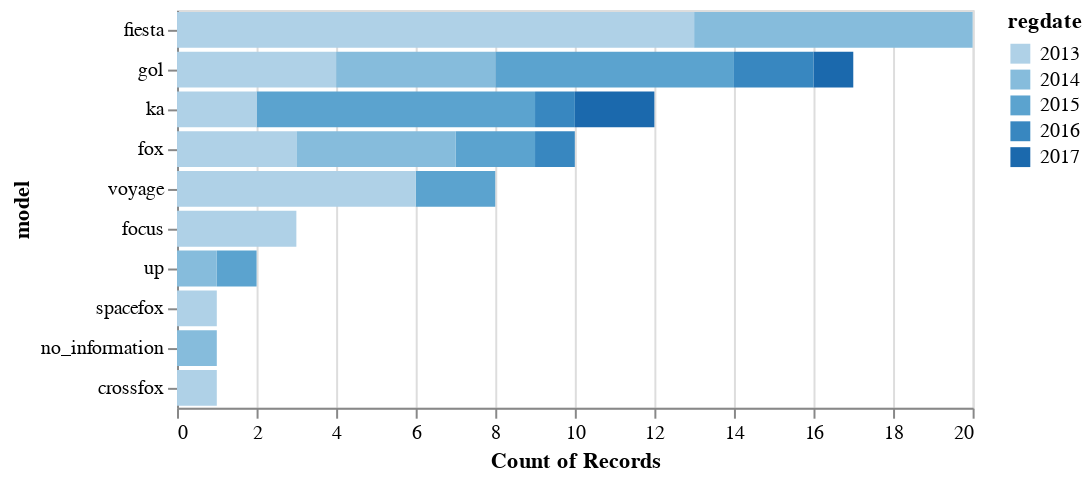

Notebook cell for this chart:
### Code cell
model_regdate_count(df)

### Figure 1 — Vega-Lite specification as saved in the notebook (floating-point values rounded to 4 significant figures)
{"config": {"view": {"continuousWidth": 400, "continuousHeight": 300}}, "data": {"name": "data-31d66b30673757fd7707bbc3981cf8e4"}, "mark": "bar", "encoding": {"color": {"type": "ordinal", "field": "regdate"}, "tooltip": [{"type": "quantitative", "field": "regdate"}, {"type": "quantitative", "aggregate": "count"}], "x": {"type": "quantitative", "aggregate": "count"}, "y": {"type": "nominal", "field": "model", "sort": {"encoding": "x", "order": "descending"}}}, "selection": {"selector001": {"type": "interval", "bind": "scales", "encodings": ["x", "y"]}}, "$schema": "https://vega.github.io/schema/vega-lite/v4.8.1.json", "datasets": {"data-31d66b30673757fd7707bbc3981cf8e4": [{"brand": "ford", "model": "fiesta", "version": "fiesta sedan se 1.6 8v flex 4p", "gearbox": "manual", "cartype": "passeio", "regdate": 2013, "mileage": 100, "motorpower": "1.6", "fuel": "flex", "car_steering": "hidráulica", "carcolor": "branco", "doors": "4 portas", "financial": "no_information", "vidro elétrico": 1.0, "air bag": 0.0, "trava elétrica": 1.0, "ar condicionado": 1.0, "direção hidráulica": 1.0, "alarme": 1.0, "som": 0.0, "sensor de ré": 0.0}, {"brand": "ford", "model": "ka", "version": "ka 1.0 se se plus tivct flex 5p", "gearbox": "manual", "cartype": "passeio", "regdate": 2015, "mileage": 58000, "motorpower": "1.0", "fuel": "flex", "car_steering": "elétrica", "carcolor": "prata", "doors": "4 portas", "financial": "ipva pago", "vidro elétrico": 1.0, "air bag": 1.0, "trava elétrica": 1.0, "ar condicionado": 1.0, "direção hidráulica": 0.0, "alarme": 1.0, "som": 1.0, "sensor de ré": 0.0}, {"brand": "ford", "model": "fiesta", "version": "fiesta 1.6 8v flex class 1.6 8v flex 5p", "gearbox": "manual", "cartype": "hatch", "regdate": 2013, "mileage": 70000, "motorpower": "1.6", "fuel": "flex", "car_steering": "hidráulica", "carcolor": "prata", "doors": "4 portas", "financial": "ipva pago", "vidro elétrico": 1.0, "air bag": 1.0, "trava elétrica": 1.0, "ar condicionado": 1.0, "direção hidráulica": 1.0, "alarme": 1.0, "som": 1.0, "sensor de ré": 0.0}, {"brand": "ford", "model": "fiesta", "version": "fiesta sed. 1.6 8v flex 4p", "gearbox": "no_information", "cartype": "sedã", "regdate": 2013, "mileage": 60719, "motorpower": "1.6", "fuel": "flex", "car_steering": "hidráulica", "carcolor": "prata", "doors": "4 portas", "financial": "ipva pago", "vidro elétrico": 1.0, "air bag": 0.0, "trava elétrica": 1.0, "ar condicionado": 1.0, "direção hidráulica": 1.0, "alarme": 1.0, "som": 0.0, "sensor de ré": 0.0}, {"brand": "ford", "model": "ka", "version": "ka 1.0i 3p", "gearbox": "manual", "cartype": "no_information", "regdate": 2015, "mileage": 57000, "motorpower": "1.0", "fuel": "flex", "car_steering": "elétrica", "carcolor": "preto", "doors": "4 portas", "financial": "ipva pago", "vidro elétrico": 1.0, "air bag": 1.0, "trava elétrica": 1.0, "ar condicionado": 1.0, "direção hidráulica": 1.0, "alarme": 1.0, "som": 1.0, "sensor de ré": 0.0}, {"brand": "ford", "model": "ka", "version": "ka 1.0 tecno 8v flex 3p", "gearbox": "manual", "cartype": "hatch", "regdate": 2015, "mileage": 85000, "motorpower": "1.0", "fuel": "flex", "car_steering": "elétrica", "carcolor": "branco", "doors": "4 portas", "financial": "no_information", "vidro elétrico": 1.0, "air bag": 1.0, "trava elétrica": 1.0, "ar condicionado": 1.0, "direção hidráulica": 1.0, "alarme": 1.0, "som": 1.0, "sensor de ré": 1.0}, {"brand": "ford", "model": "fiesta", "version": "fiesta 1.0 8v flex class 1.0 8v flex 5p", "gearbox": "manual", "cartype": "hatch", "regdate": 2013, "mileage": 70000, "motorpower": "1.0", "fuel": "flex", "car_steering": "hidráulica", "carcolor": "prata", "doors": "4 portas", "financial": "ipva pago", "vidro elétrico": 1.0, "air bag": 0.0, "trava elétrica": 1.0, "ar condicionado": 1.0, "direção hidráulica": 1.0, "alarme": 1.0, "som": 1.0, "sensor de ré": 0.0}, {"brand": "ford", "model": "focus", "version": "focus 1.6 s se se plus flex 8v 16v  5p", "gearbox": "manual", "cartype": "no_information", "regdate": 2013, "mileage": 62000, "motorpower": "1.6", "fuel": "flex", "car_steering": "hidráulica", "carcolor": "verde", "doors": "no_information", "financial": "no_information", "vidro elétrico": 1.0, "air bag": 1.0, "trava elétrica": 1.0, "ar condicionado": 1.0, "direção hidráulica": 1.0, "alarme": 1.0, "som": 1.0, "sensor de ré": 0.0}, {"brand": "ford", "model": "fiesta", "version": "fiesta sed. 1.6 8v flex 4p", "gearbox": "manual", "cartype": "sedã", "regdate": 2014, "mileage": 78000, "motorpower": "1.6", "fuel": "flex", "car_steering": "hidráulica", "carcolor": "prata", "doors": "4 portas", "financial": "ipva pago", "vidro elétrico": 1.0, "air bag": 0.0, "trava elétrica": 1.0, "ar condicionado": 1.0, "direção hidráulica": 1.0, "alarme": 1.0, "som": 1.0, "sensor de ré": 1.0}, {"brand": "ford", "model": "focus", "version": "focus 2.0 16v  2.0 16v flex 5p", "gearbox": "automático", "cartype": "hatch", "regdate": 2013, "mileage": 85000, "motorpower": "2.0-2.9", "fuel": "flex", "car_steering": "hidráulica", "carcolor": "branco", "doors": "4 portas", "financial": "no_information", "vidro elétrico": 1.0, "air bag": 1.0, "trava elétrica": 1.0, "ar condicionado": 1.0, "direção hidráulica": 1.0, "alarme": 1.0, "som": 1.0, "sensor de ré": 1.0}, {"brand": "ford", "model": "fiesta", "version": "no_information", "gearbox": "manual", "cartype": "passeio", "regdate": 2014, "mileage": 66090, "motorpower": "1.0", "fuel": "flex", "car_steering": "hidráulica", "carcolor": "vermelho", "doors": "4 portas", "financial": "no_information", "vidro elétrico": 1.0, "air bag": 1.0, "trava elétrica": 1.0, "ar condicionado": 1.0, "direção hidráulica": 0.0, "alarme": 1.0, "som": 0.0, "sensor de ré": 0.0}, {"brand": "ford", "model": "ka", "version": "ka 1.5 16v flex 5p", "gearbox": "manual", "cartype": "sedã", "regdate": 2016, "mileage": 50415, "motorpower": "1.5", "fuel": "flex", "car_steering": "elétrica", "carcolor": "branco", "doors": "4 portas", "financial": "no_information", "vidro elétrico": 1.0, "air bag": 1.0, "trava elétrica": 1.0, "ar condicionado": 1.0, "direção hidráulica": 1.0, "alarme": 1.0, "som": 1.0, "sensor de ré": 1.0}, {"brand": "ford", "model": "fiesta", "version": "fiesta 1.5 16v flex mec. 5p", "gearbox": "manual", "cartype": "hatch", "regdate": 2014, "mileage": 70000, "motorpower": "1.5", "fuel": "flex", "car_steering": "elétrica", "carcolor": "no_information", "doors": "4 portas", "financial": "ipva pago", "vidro elétrico": 1.0, "air bag": 1.0, "trava elétrica": 1.0, "ar condicionado": 1.0, "direção hidráulica": 0.0, "alarme": 1.0, "som": 1.0, "sensor de ré": 0.0}, {"brand": "ford", "model": "fiesta", "version": "fiesta se 1.0 8v flex 5p", "gearbox": "manual", "cartype": "hatch", "regdate": 2014, "mileage": 45585, "motorpower": "1.0", "fuel": "flex", "car_steering": "hidráulica", "carcolor": "prata", "doors": "4 portas", "financial": "ipva pago", "vidro elétrico": 1.0, "air bag": 1.0, "trava elétrica": 1.0, "ar condicionado": 1.0, "direção hidráulica": 1.0, "alarme": 1.0, "som": 1.0, "sensor de ré": 0.0}, {"brand": "ford", "model": "ka", "version": "ka 1.0 sel tivct flex 5p", "gearbox": "manual", "cartype": "no_information", "regdate": 2015, "mileage": 70000, "motorpower": "1.0", "fuel": "flex", "car_steering": "elétrica", "carcolor": "preto", "doors": "4 portas", "financial": "ipva pago", "vidro elétrico": 1.0, "air bag": 1.0, "trava elétrica": 1.0, "ar condicionado": 1.0, "direção hidráulica": 1.0, "alarme": 1.0, "som": 1.0, "sensor de ré": 0.0}, {"brand": "ford", "model": "fiesta", "version": "fiesta class 1.0 4p", "gearbox": "manual", "cartype": "no_information", "regdate": 2013, "mileage": 70000, "motorpower": "1.0", "fuel": "flex", "car_steering": "hidráulica", "carcolor": "preto", "doors": "4 portas", "financial": "ipva pago", "vidro elétrico": 0.0, "air bag": 0.0, "trava elétrica": 0.0, "ar condicionado": 0.0, "direção hidráulica": 0.0, "alarme": 0.0, "som": 0.0, "sensor de ré": 0.0}, {"brand": "ford", "model": "ka", "version": "no_information", "gearbox": "manual", "cartype": "passeio", "regdate": 2015, "mileage": 58000, "motorpower": "1.0", "fuel": "flex", "car_steering": "hidráulica", "carcolor": "preto", "doors": "4 portas", "financial": "ipva pago", "vidro elétrico": 1.0, "air bag": 1.0, "trava elétrica": 1.0, "ar condicionado": 1.0, "direção hidráulica": 1.0, "alarme": 0.0, "som": 1.0, "sensor de ré": 0.0}, {"brand": "ford", "model": "fiesta", "version": "fiesta 1.6 8v flex class 1.6 8v flex 5p", "gearbox": "manual", "cartype": "hatch", "regdate": 2013, "mileage": 79068, "motorpower": "no_information", "fuel": "flex", "car_steering": "no_information", "carcolor": "no_information", "doors": "2 portas", "financial": "no_information", "vidro elétrico": 0.0, "air bag": 0.0, "trava elétrica": 0.0, "ar condicionado": 0.0, "direção hidráulica": 0.0, "alarme": 0.0, "som": 0.0, "sensor de ré": 0.0}, {"brand": "ford", "model": "fiesta", "version": "fiesta sedan se 1.6 8v flex 4p", "gearbox": "manual", "cartype": "sedã", "regdate": 2013, "mileage": 60719, "motorpower": "1.6", "fuel": "flex", "car_steering": "hidráulica", "carcolor": "preto", "doors": "4 portas", "financial": "ipva pago", "vidro elétrico": 1.0, "air bag": 0.0, "trava elétrica": 1.0, "ar condicionado": 1.0, "direção hidráulica": 1.0, "alarme": 1.0, "som": 0.0, "sensor de ré": 0.0}, {"brand": "ford", "model": "fiesta", "version": "fiesta 1.6 8v flex class 1.6 8v flex 5p", "gearbox": "manual", "cartype": "hatch", "regdate": 2013, "mileage": 96000, "motorpower": "1.6", "fuel": "flex", "car_steering": "hidráulica", "carcolor": "preto", "doors": "4 portas", "financial": "ipva pago", "vidro elétrico": 1.0, "air bag": 0.0, "trava elétrica": 1.0, "ar condicionado": 1.0, "direção hidráulica": 1.0, "alarme": 0.0, "som": 1.0, "sensor de ré": 1.0}, {"brand": "ford", "model": "fiesta", "version": "fiesta 1.6 8v flex class 1.6 8v flex 5p", "gearbox": "manual", "cartype": "passeio", "regdate": 2013, "mileage": 71000, "motorpower": "1.6", "fuel": "flex", "car_steering": "hidráulica", "carcolor": "prata", "doors": "4 portas", "financial": "ipva pago", "vidro elétrico": 1.0, "air bag": 0.0, "trava elétrica": 1.0, "ar condicionado": 1.0, "direção hidráulica": 1.0, "alarme": 1.0, "som": 1.0, "sensor de ré": 1.0}, {"brand": "ford", "model": "ka", "version": "ka 1.0 8v 1.0 8v st flex 3p", "gearbox": "manual", "cartype": "hatch", "regdate": 2013, "mileage": 70000, "motorpower": "1.0", "fuel": "flex", "car_steering": "hidráulica", "carcolor": "preto", "doors": "4 portas", "financial": "ipva pago", "vidro elétrico": 1.0, "air bag": 0.0, "trava elétrica": 1.0, "ar condicionado": 1.0, "direção hidráulica": 1.0, "alarme": 1.0, "som": 0.0, "sensor de ré": 0.0}, {"brand": "ford", "model": "ka", "version": "no_information", "gearbox": "manual", "cartype": "passeio", "regdate": 2017, "mileage": 70000, "motorpower": "1.0", "fuel": "flex", "car_steering": "elétrica", "carcolor": "preto", "doors": "4 portas", "financial": "no_information", "vidro elétrico": 1.0, "air bag": 1.0, "trava elétrica": 1.0, "ar condicionado": 1.0, "direção hidráulica": 0.0, "alarme": 1.0, "som": 0.0, "sensor de ré": 0.0}, {"brand": "ford", "model": "ka", "version": "ka 1.0 se se plus tivct flex 5p", "gearbox": "manual", "cartype": "hatch", "regdate": 2015, "mileage": 70000, "motorpower": "1.0", "fuel": "flex", "car_steering": "hidráulica", "carcolor": "branco", "doors": "4 portas", "financial": "no_information", "vidro elétrico": 1.0, "air bag": 0.0, "trava elétrica": 1.0, "ar condicionado": 1.0, "direção hidráulica": 1.0, "alarme": 1.0, "som": 1.0, "sensor de ré": 0.0}, {"brand": "ford", "model": "ka", "version": "ka 1.0 sel tivct flex 5p", "gearbox": "manual", "cartype": "hatch", "regdate": 2015, "mileage": 75000, "motorpower": "1.0", "fuel": "flex", "car_steering": "elétrica", "carcolor": "prata", "doors": "4 portas", "financial": "ipva pago", "vidro elétrico": 1.0, "air bag": 1.0, "trava elétrica": 1.0, "ar condicionado": 1.0, "direção hidráulica": 1.0, "alarme": 1.0, "som": 1.0, "sensor de ré": 0.0}, {"brand": "ford", "model": "fiesta", "version": "fiesta 1.0 8v flex class 1.0 8v flex 5p", "gearbox": "manual", "cartype": "hatch", "regdate": 2014, "mileage": 82380, "motorpower": "1.0", "fuel": "flex", "car_steering": "hidráulica", "carcolor": "branco", "doors": "4 portas", "financial": "no_information", "vidro elétrico": 1.0, "air bag": 1.0, "trava elétrica": 1.0, "ar condicionado": 1.0, "direção hidráulica": 1.0, "alarme": 1.0, "som": 1.0, "sensor de ré": 1.0}, {"brand": "ford", "model": "fiesta", "version": "no_information", "gearbox": "no_information", "cartype": "no_information", "regdate": 2013, "mileage": 87000, "motorpower": "no_information", "fuel": "flex", "car_steering": "hidráulica", "carcolor": "no_information", "doors": "4 portas", "financial": "ipva pago", "vidro elétrico": 1.0, "air bag": 0.0, "trava elétrica": 1.0, "ar condicionado": 1.0, "direção hidráulica": 1.0, "alarme": 1.0, "som": 1.0, "sensor de ré": 0.0}, {"brand": "ford", "model": "ka", "version": "no_information", "gearbox": "manual", "cartype": "passeio", "regdate": 2017, "mileage": 7800, "motorpower": "1.0", "fuel": "flex", "car_steering": "hidráulica", "carcolor": "vermelho", "doors": "4 portas", "financial": "no_information", "vidro elétrico": 1.0, "air bag": 1.0, "trava elétrica": 1.0, "ar condicionado": 1.0, "direção hidráulica": 0.0, "alarme": 1.0, "som": 0.0, "sensor de ré": 0.0}, {"brand": "ford", "model": "ka", "version": "ka 1.0 8v 1.0 8v st flex 3p", "gearbox": "manual", "cartype": "no_information", "regdate": 2013, "mileage": 85000, "motorpower": "no_information", "fuel": "flex", "car_steering": "no_information", "carcolor": "no_information", "doors": "no_information", "financial": "ipva pago", "vidro elétrico": 0.0, "air bag": 0.0, "trava elétrica": 0.0, "ar condicionado": 0.0, "direção hidráulica": 0.0, "alarme": 0.0, "som": 0.0, "sensor de ré": 0.0}, {"brand": "ford", "model": "focus", "version": "focus 1.6 s se se plus flex 8v 16v  5p", "gearbox": "manual", "cartype": "hatch", "regdate": 2013, "mileage": 78000, "motorpower": "1.6", "fuel": "flex", "car_steering": "hidráulica", "carcolor": "prata", "doors": "4 portas", "financial": "ipva pago", "vidro elétrico": 1.0, "air bag": 1.0, "trava elétrica": 1.0, "ar condicionado": 1.0, "direção hidráulica": 1.0, "alarme": 1.0, "som": 1.0, "sensor de ré": 1.0}, {"brand": "ford", "model": "fiesta", "version": "fiesta 1.6 16v flex mec. 5p", "gearbox": "manual", "cartype": "hatch", "regdate": 2013, "mileage": 34000, "motorpower": "1.6", "fuel": "flex", "car_steering": "hidráulica", "carcolor": "branco", "doors": "4 portas", "financial": "ipva pago", "vidro elétrico": 1.0, "air bag": 0.0, "trava elétrica": 1.0, "ar condicionado": 1.0, "direção hidráulica": 0.0, "alarme": 1.0, "som": 0.0, "sensor de ré": 0.0}, {"brand": "ford", "model": "fiesta", "version": "fiesta se 1.6 8v flex 5p", "gearbox": "manual", "cartype": "passeio", "regdate": 2014, "mileage": 60000, "motorpower": "no_information", "fuel": "flex", "car_steering": "no_information", "carcolor": "no_information", "doors": "4 portas", "financial": "no_information", "vidro elétrico": 1.0, "air bag": 1.0, "trava elétrica": 1.0, "ar condicionado": 1.0, "direção hidráulica": 1.0, "alarme": 1.0, "som": 0.0, "sensor de ré": 0.0}, {"brand": "ford", "model": "fiesta", "version": "fiesta sedan se 1.6 8v flex 4p", "gearbox": "manual", "cartype": "sedã", "regdate": 2014, "mileage": 81000, "motorpower": "1.6", "fuel": "flex", "car_steering": "hidráulica", "carcolor": "preto", "doors": "4 portas", "financial": "ipva pago", "vidro elétrico": 1.0, "air bag": 1.0, "trava elétrica": 1.0, "ar condicionado": 1.0, "direção hidráulica": 1.0, "alarme": 1.0, "som": 1.0, "sensor de ré": 0.0}, {"brand": "ford", "model": "fiesta", "version": "no_information", "gearbox": "manual", "cartype": "passeio", "regdate": 2013, "mileage": 79990, "motorpower": "1.0", "fuel": "flex", "car_steering": "hidráulica", "carcolor": "prata", "doors": "4 portas", "financial": "no_information", "vidro elétrico": 1.0, "air bag": 1.0, "trava elétrica": 1.0, "ar condicionado": 1.0, "direção hidráulica": 0.0, "alarme": 1.0, "som": 0.0, "sensor de ré": 0.0}, {"brand": "ford", "model": "fiesta", "version": "1.0 rocam se plus hatch 8v flex 4p manual", "gearbox": "manual", "cartype": "hatch", "regdate": 2013, "mileage": 92500, "motorpower": "1.0", "fuel": "flex", "car_steering": "hidráulica", "carcolor": "branco", "doors": "no_information", "financial": "no_information", "vidro elétrico": 1.0, "air bag": 0.0, "trava elétrica": 0.0, "ar condicionado": 1.0, "direção hidráulica": 0.0, "alarme": 0.0, "som": 1.0, "sensor de ré": 0.0}, {"brand": "volkswagen", "model": "spacefox", "version": "no_information", "gearbox": "manual", "cartype": "passeio", "regdate": 2013, "mileage": 60719, "motorpower": "1.6", "fuel": "flex", "car_steering": "hidráulica", "carcolor": "preto", "doors": "4 portas", "financial": "no_information", "vidro elétrico": 1.0, "air bag": 1.0, "trava elétrica": 1.0, "ar condicionado": 1.0, "direção hidráulica": 0.0, "alarme": 1.0, "som": 0.0, "sensor de ré": 0.0}, {"brand": "volkswagen", "model": "gol", "version": "gol comfortline 1.6 t. flex 8v 5p", "gearbox": "manual", "cartype": "passeio", "regdate": 2015, "mileage": 60719, "motorpower": "1.6", "fuel": "flex", "car_steering": "hidráulica", "carcolor": "preto", "doors": "4 portas", "financial": "no_information", "vidro elétrico": 1.0, "air bag": 1.0, "trava elétrica": 1.0, "ar condicionado": 1.0, "direção hidráulica": 0.0, "alarme": 1.0, "som": 0.0, "sensor de ré": 0.0}, {"brand": "volkswagen", "model": "gol", "version": "no_information", "gearbox": "manual", "cartype": "passeio", "regdate": 2013, "mileage": 77000, "motorpower": "1.0", "fuel": "flex", "car_steering": "hidráulica", "carcolor": "cinza", "doors": "4 portas", "financial": "no_information", "vidro elétrico": 1.0, "air bag": 1.0, "trava elétrica": 1.0, "ar condicionado": 1.0, "direção hidráulica": 0.0, "alarme": 0.0, "som": 0.0, "sensor de ré": 0.0}, {"brand": "volkswagen", "model": "gol", "version": "gol 1.0 trend  power 8v 4p", "gearbox": "manual", "cartype": "hatch", "regdate": 2014, "mileage": 88000, "motorpower": "1.0", "fuel": "flex", "car_steering": "hidráulica", "carcolor": "prata", "doors": "4 portas", "financial": "ipva pago", "vidro elétrico": 1.0, "air bag": 0.0, "trava elétrica": 1.0, "ar condicionado": 1.0, "direção hidráulica": 1.0, "alarme": 1.0, "som": 1.0, "sensor de ré": 0.0}, {"brand": "volkswagen", "model": "fox", "version": "fox comfortline 1.0 flex 8v 5p", "gearbox": "manual", "cartype": "passeio", "regdate": 2015, "mileage": 47, "motorpower": "1.0", "fuel": "flex", "car_steering": "hidráulica", "carcolor": "vermelho", "doors": "4 portas", "financial": "ipva pago", "vidro elétrico": 1.0, "air bag": 1.0, "trava elétrica": 1.0, "ar condicionado": 1.0, "direção hidráulica": 1.0, "alarme": 1.0, "som": 1.0, "sensor de ré": 1.0}, {"brand": "volkswagen", "model": "gol", "version": "gol trendline 1.0 t.flex 12v 5p", "gearbox": "manual", "cartype": "hatch", "regdate": 2017, "mileage": 101, "motorpower": "1.0", "fuel": "flex", "car_steering": "hidráulica", "carcolor": "branco", "doors": "4 portas", "financial": "no_information", "vidro elétrico": 1.0, "air bag": 1.0, "trava elétrica": 1.0, "ar condicionado": 1.0, "direção hidráulica": 1.0, "alarme": 1.0, "som": 0.0, "sensor de ré": 0.0}, {"brand": "volkswagen", "model": "fox", "version": "fox trendline 1.0 flex 8v 5p", "gearbox": "manual", "cartype": "passeio", "regdate": 2014, "mileage": 68, "motorpower": "1.0", "fuel": "flex", "car_steering": "hidráulica", "carcolor": "no_information", "doors": "4 portas", "financial": "no_information", "vidro elétrico": 1.0, "air bag": 1.0, "trava elétrica": 1.0, "ar condicionado": 1.0, "direção hidráulica": 1.0, "alarme": 1.0, "som": 1.0, "sensor de ré": 1.0}, {"brand": "volkswagen", "model": "gol", "version": "gol city  trend  titan 1.0 t. flex 8v 4p", "gearbox": "manual", "cartype": "hatch", "regdate": 2015, "mileage": 55000, "motorpower": "1.0", "fuel": "flex", "car_steering": "hidráulica", "carcolor": "prata", "doors": "4 portas", "financial": "ipva pago", "vidro elétrico": 1.0, "air bag": 1.0, "trava elétrica": 1.0, "ar condicionado": 1.0, "direção hidráulica": 1.0, "alarme": 1.0, "som": 1.0, "sensor de ré": 0.0}, {"brand": "volkswagen", "model": "no_information", "version": "no_information", "gearbox": "no_information", "cartype": "hatch", "regdate": 2014, "mileage": 52000, "motorpower": "1.0", "fuel": "flex", "car_steering": "no_information", "carcolor": "prata", "doors": "4 portas", "financial": "ipva pago", "vidro elétrico": 1.0, "air bag": 0.0, "trava elétrica": 1.0, "ar condicionado": 1.0, "direção hidráulica": 1.0, "alarme": 0.0, "som": 0.0, "sensor de ré": 0.0}, {"brand": "volkswagen", "model": "gol", "version": "gol 1.0 trend  power 8v 4p", "gearbox": "manual", "cartype": "hatch", "regdate": 2013, "mileage": 83000, "motorpower": "1.0", "fuel": "flex", "car_steering": "hidráulica", "carcolor": "cinza", "doors": "4 portas", "financial": "ipva pago", "vidro elétrico": 1.0, "air bag": 0.0, "trava elétrica": 1.0, "ar condicionado": 1.0, "direção hidráulica": 1.0, "alarme": 0.0, "som": 1.0, "sensor de ré": 0.0}, {"brand": "volkswagen", "model": "voyage", "version": "voyage 1.6 1.6 city  mi total flex 8v 4p", "gearbox": "manual", "cartype": "sedã", "regdate": 2015, "mileage": 68000, "motorpower": "1.6", "fuel": "flex", "car_steering": "hidráulica", "carcolor": "cinza", "doors": "4 portas", "financial": "ipva pago", "vidro elétrico": 1.0, "air bag": 1.0, "trava elétrica": 1.0, "ar condicionado": 1.0, "direção hidráulica": 1.0, "alarme": 0.0, "som": 0.0, "sensor de ré": 0.0}, {"brand": "volkswagen", "model": "fox", "version": "no_information", "gearbox": "manual", "cartype": "passeio", "regdate": 2014, "mileage": 29234, "motorpower": "1.6", "fuel": "flex", "car_steering": "hidráulica", "carcolor": "vermelho", "doors": "4 portas", "financial": "no_information", "vidro elétrico": 1.0, "air bag": 1.0, "trava elétrica": 1.0, "ar condicionado": 1.0, "direção hidráulica": 0.0, "alarme": 1.0, "som": 0.0, "sensor de ré": 0.0}, {"brand": "volkswagen", "model": "gol", "version": "gol i motion comfort. 1.6 t. flex 8v 5p", "gearbox": "semiautomático", "cartype": "hatch", "regdate": 2015, "mileage": 1111, "motorpower": "1.6", "fuel": "flex", "car_steering": "hidráulica", "carcolor": "preto", "doors": "4 portas", "financial": "ipva pago", "vidro elétrico": 1.0, "air bag": 1.0, "trava elétrica": 1.0, "ar condicionado": 1.0, "direção hidráulica": 1.0, "alarme": 1.0, "som": 1.0, "sensor de ré": 0.0}, {"brand": "volkswagen", "model": "fox", "version": "fox 1.6 mi total flex 8v 5p", "gearbox": "manual", "cartype": "no_information", "regdate": 2013, "mileage": 81000, "motorpower": "1.6", "fuel": "flex", "car_steering": "hidráulica", "carcolor": "preto", "doors": "4 portas", "financial": "no_information", "vidro elétrico": 1.0, "air bag": 1.0, "trava elétrica": 1.0, "ar condicionado": 1.0, "direção hidráulica": 0.0, "alarme": 0.0, "som": 0.0, "sensor de ré": 0.0}, {"brand": "volkswagen", "model": "gol", "version": "gol  novo  1.0 mi total flex 8v 4p", "gearbox": "manual", "cartype": "hatch", "regdate": 2015, "mileage": 48660, "motorpower": "1.0", "fuel": "flex", "car_steering": "hidráulica", "carcolor": "branco", "doors": "4 portas", "financial": "no_information", "vidro elétrico": 1.0, "air bag": 0.0, "trava elétrica": 1.0, "ar condicionado": 1.0, "direção hidráulica": 1.0, "alarme": 1.0, "som": 0.0, "sensor de ré": 0.0}, {"brand": "volkswagen", "model": "gol", "version": "no_information", "gearbox": "manual", "cartype": "passeio", "regdate": 2013, "mileage": 88000, "motorpower": "1.0", "fuel": "flex", "car_steering": "hidráulica", "carcolor": "branco", "doors": "4 portas", "financial": "no_information", "vidro elétrico": 1.0, "air bag": 0.0, "trava elétrica": 0.0, "ar condicionado": 1.0, "direção hidráulica": 0.0, "alarme": 1.0, "som": 0.0, "sensor de ré": 0.0}, {"brand": "volkswagen", "model": "gol", "version": "gol trendline 1.0 t.flex 8v 5p", "gearbox": "manual", "cartype": "hatch", "regdate": 2016, "mileage": 45882, "motorpower": "1.0", "fuel": "flex", "car_steering": "hidráulica", "carcolor": "prata", "doors": "4 portas", "financial": "ipva pago", "vidro elétrico": 1.0, "air bag": 1.0, "trava elétrica": 1.0, "ar condicionado": 1.0, "direção hidráulica": 0.0, "alarme": 1.0, "som": 1.0, "sensor de ré": 0.0}, {"brand": "volkswagen", "model": "voyage", "version": "voyage  trendline 1.0 t.flex 8v 4p", "gearbox": "manual", "cartype": "sedã", "regdate": 2013, "mileage": 103000, "motorpower": "1.0", "fuel": "flex", "car_steering": "hidráulica", "carcolor": "preto", "doors": "4 portas", "financial": "no_information", "vidro elétrico": 1.0, "air bag": 0.0, "trava elétrica": 1.0, "ar condicionado": 1.0, "direção hidráulica": 1.0, "alarme": 1.0, "som": 0.0, "sensor de ré": 0.0}, {"brand": "volkswagen", "model": "voyage", "version": "voyage i motion trend 1.6 mi t. flex 8v", "gearbox": "manual", "cartype": "sedã", "regdate": 2013, "mileage": 192, "motorpower": "1.6", "fuel": "flex", "car_steering": "hidráulica", "carcolor": "branco", "doors": "4 portas", "financial": "com multas", "vidro elétrico": 1.0, "air bag": 1.0, "trava elétrica": 1.0, "ar condicionado": 1.0, "direção hidráulica": 1.0, "alarme": 1.0, "som": 1.0, "sensor de ré": 0.0}, {"brand": "volkswagen", "model": "voyage", "version": "voyage 1.0 1.0 city mi total flex 8v 4p", "gearbox": "manual", "cartype": "sedã", "regdate": 2013, "mileage": 90000, "motorpower": "1.0", "fuel": "flex", "car_steering": "hidráulica", "carcolor": "prata", "doors": "4 portas", "financial": "ipva pago", "vidro elétrico": 1.0, "air bag": 0.0, "trava elétrica": 1.0, "ar condicionado": 1.0, "direção hidráulica": 1.0, "alarme": 1.0, "som": 1.0, "sensor de ré": 1.0}, {"brand": "volkswagen", "model": "voyage", "version": "voyage 1.0 1.0 city mi total flex 8v 4p", "gearbox": "manual", "cartype": "sedã", "regdate": 2013, "mileage": 98000, "motorpower": "1.0", "fuel": "flex", "car_steering": "hidráulica", "carcolor": "prata", "doors": "4 portas", "financial": "no_information", "vidro elétrico": 0.0, "air bag": 0.0, "trava elétrica": 0.0, "ar condicionado": 0.0, "direção hidráulica": 0.0, "alarme": 0.0, "som": 0.0, "sensor de ré": 0.0}, {"brand": "volkswagen", "model": "voyage", "version": "voyage trendline 1.0 t.flex 12v 4p", "gearbox": "manual", "cartype": "hatch", "regdate": 2013, "mileage": 74154, "motorpower": "no_information", "fuel": "flex", "car_steering": "no_information", "carcolor": "no_information", "doors": "2 portas", "financial": "no_information", "vidro elétrico": 0.0, "air bag": 0.0, "trava elétrica": 0.0, "ar condicionado": 0.0, "direção hidráulica": 0.0, "alarme": 0.0, "som": 0.0, "sensor de ré": 0.0}, {"brand": "volkswagen", "model": "gol", "version": "no_information", "gearbox": "manual", "cartype": "passeio", "regdate": 2014, "mileage": 68000, "motorpower": "1.0", "fuel": "flex", "car_steering": "mecnica", "carcolor": "prata", "doors": "4 portas", "financial": "no_information", "vidro elétrico": 1.0, "air bag": 0.0, "trava elétrica": 1.0, "ar condicionado": 1.0, "direção hidráulica": 0.0, "alarme": 0.0, "som": 0.0, "sensor de ré": 0.0}, {"brand": "volkswagen", "model": "gol", "version": "gol  novo  1.0 mi total flex 8v 2p", "gearbox": "manual", "cartype": "hatch", "regdate": 2014, "mileage": 96000, "motorpower": "1.0", "fuel": "flex", "car_steering": "mecnica", "carcolor": "branco", "doors": "2 portas", "financial": "no_information", "vidro elétrico": 1.0, "air bag": 1.0, "trava elétrica": 1.0, "ar condicionado": 1.0, "direção hidráulica": 0.0, "alarme": 1.0, "som": 1.0, "sensor de ré": 0.0}, {"brand": "volkswagen", "model": "fox", "version": "fox rock in rio 1.6 mi total flex 8v 5p", "gearbox": "manual", "cartype": "hatch", "regdate": 2014, "mileage": 20000, "motorpower": "1.6", "fuel": "flex", "car_steering": "hidráulica", "carcolor": "azul", "doors": "4 portas", "financial": "ipva pago", "vidro elétrico": 1.0, "air bag": 1.0, "trava elétrica": 1.0, "ar condicionado": 1.0, "direção hidráulica": 1.0, "alarme": 1.0, "som": 0.0, "sensor de ré": 1.0}, {"brand": "volkswagen", "model": "gol", "version": "no_information", "gearbox": "manual", "cartype": "passeio", "regdate": 2014, "mileage": 88000, "motorpower": "1.0", "fuel": "flex", "car_steering": "hidráulica", "carcolor": "prata", "doors": "4 portas", "financial": "no_information", "vidro elétrico": 1.0, "air bag": 1.0, "trava elétrica": 1.0, "ar condicionado": 1.0, "direção hidráulica": 0.0, "alarme": 0.0, "som": 0.0, "sensor de ré": 0.0}, {"brand": "volkswagen", "model": "gol", "version": "no_information", "gearbox": "manual", "cartype": "passeio", "regdate": 2013, "mileage": 60719, "motorpower": "1.6", "fuel": "flex", "car_steering": "hidráulica", "carcolor": "branco", "doors": "4 portas", "financial": "no_information", "vidro elétrico": 1.0, "air bag": 1.0, "trava elétrica": 1.0, "ar condicionado": 1.0, "direção hidráulica": 0.0, "alarme": 1.0, "som": 0.0, "sensor de ré": 0.0}, {"brand": "volkswagen", "model": "fox", "version": "fox trendline 1.0 flex 12v 5p", "gearbox": "manual", "cartype": "passeio", "regdate": 2016, "mileage": 60000, "motorpower": "1.0", "fuel": "flex", "car_steering": "hidráulica", "carcolor": "branco", "doors": "4 portas", "financial": "ipva pago", "vidro elétrico": 1.0, "air bag": 1.0, "trava elétrica": 1.0, "ar condicionado": 1.0, "direção hidráulica": 1.0, "alarme": 1.0, "som": 1.0, "sensor de ré": 1.0}, {"brand": "volkswagen", "model": "up", "version": "no_information", "gearbox": "manual", "cartype": "passeio", "regdate": 2015, "mileage": 84612, "motorpower": "1.0", "fuel": "flex", "car_steering": "hidráulica", "carcolor": "branco", "doors": "4 portas", "financial": "no_information", "vidro elétrico": 1.0, "air bag": 1.0, "trava elétrica": 1.0, "ar condicionado": 1.0, "direção hidráulica": 0.0, "alarme": 1.0, "som": 0.0, "sensor de ré": 0.0}, {"brand": "volkswagen", "model": "up", "version": "up  move 1.0 total flex 12v 5p", "gearbox": "manual", "cartype": "hatch", "regdate": 2014, "mileage": 90000, "motorpower": "1.0", "fuel": "flex", "car_steering": "elétrica", "carcolor": "preto", "doors": "4 portas", "financial": "ipva pago", "vidro elétrico": 1.0, "air bag": 1.0, "trava elétrica": 1.0, "ar condicionado": 1.0, "direção hidráulica": 1.0, "alarme": 1.0, "som": 1.0, "sensor de ré": 0.0}, {"brand": "volkswagen", "model": "fox", "version": "fox 1.0 mi total flex 8v 3p", "gearbox": "manual", "cartype": "hatch", "regdate": 2013, "mileage": 61390, "motorpower": "1.0", "fuel": "flex", "car_steering": "hidráulica", "carcolor": "preto", "doors": "4 portas", "financial": "ipva pago", "vidro elétrico": 1.0, "air bag": 0.0, "trava elétrica": 1.0, "ar condicionado": 1.0, "direção hidráulica": 1.0, "alarme": 1.0, "som": 1.0, "sensor de ré": 1.0}, {"brand": "volkswagen", "model": "voyage", "version": "voyage 1.0 1.0 city mi total flex 8v 4p", "gearbox": "manual", "cartype": "sedã", "regdate": 2013, "mileage": 68000, "motorpower": "1.0", "fuel": "flex", "car_steering": "hidráulica", "carcolor": "preto", "doors": "4 portas", "financial": "ipva pago", "vidro elétrico": 1.0, "air bag": 0.0, "trava elétrica": 1.0, "ar condicionado": 1.0, "direção hidráulica": 1.0, "alarme": 1.0, "som": 1.0, "sensor de ré": 1.0}, {"brand": "volkswagen", "model": "fox", "version": "fox 1.0 mi total flex 8v 5p", "gearbox": "manual", "cartype": "hatch", "regdate": 2013, "mileage": 76000, "motorpower": "1.0", "fuel": "flex", "car_steering": "hidráulica", "carcolor": "verde", "doors": "4 portas", "financial": "ipva pago", "vidro elétrico": 1.0, "air bag": 0.0, "trava elétrica": 1.0, "ar condicionado": 1.0, "direção hidráulica": 1.0, "alarme": 1.0, "som": 1.0, "sensor de ré": 0.0}, {"brand": "volkswagen", "model": "gol", "version": "gol special  special xtreme 1.0 mi 2p", "gearbox": "manual", "cartype": "hatch", "regdate": 2015, "mileage": 83000, "motorpower": "1.0", "fuel": "flex", "car_steering": "hidráulica", "carcolor": "prata", "doors": "2 portas", "financial": "ipva pago", "vidro elétrico": 0.0, "air bag": 1.0, "trava elétrica": 0.0, "ar condicionado": 1.0, "direção hidráulica": 1.0, "alarme": 0.0, "som": 1.0, "sensor de ré": 0.0}, {"brand": "volkswagen", "model": "fox", "version": "no_information", "gearbox": "manual", "cartype": "passeio", "regdate": 2014, "mileage": 82000, "motorpower": "no_information", "fuel": "flex", "car_steering": "hidráulica", "carcolor": "preto", "doors": "no_information", "financial": "ipva pago", "vidro elétrico": 1.0, "air bag": 0.0, "trava elétrica": 1.0, "ar condicionado": 1.0, "direção hidráulica": 1.0, "alarme": 1.0, "som": 1.0, "sensor de ré": 0.0}, {"brand": "volkswagen", "model": "crossfox", "version": "crossfox 1.6 mi total flex 8v 5p", "gearbox": "manual", "cartype": "hatch", "regdate": 2013, "mileage": 77000, "motorpower": "1.6", "fuel": "flex", "car_steering": "hidráulica", "carcolor": "amarelo", "doors": "4 portas", "financial": "ipva pago", "vidro elétrico": 1.0, "air bag": 1.0, "trava elétrica": 1.0, "ar condicionado": 1.0, "direção hidráulica": 1.0, "alarme": 1.0, "som": 1.0, "sensor de ré": 1.0}, {"brand": "volkswagen", "model": "gol", "version": "no_information", "gearbox": "manual", "cartype": "passeio", "regdate": 2016, "mileage": 70000, "motorpower": "1.6", "fuel": "flex", "car_steering": "hidráulica", "carcolor": "branco", "doors": "4 portas", "financial": "ipva pago", "vidro elétrico": 1.0, "air bag": 1.0, "trava elétrica": 1.0, "ar condicionado": 1.0, "direção hidráulica": 1.0, "alarme": 1.0, "som": 1.0, "sensor de ré": 0.0}, {"brand": "volkswagen", "model": "voyage", "version": "voyage 1.6 msi flex 8v 4p", "gearbox": "manual", "cartype": "sedã", "regdate": 2015, "mileage": 68000, "motorpower": "1.6", "fuel": "flex", "car_steering": "hidráulica", "carcolor": "cinza", "doors": "4 portas", "financial": "ipva pago", "vidro elétrico": 1.0, "air bag": 0.0, "trava elétrica": 1.0, "ar condicionado": 1.0, "direção hidráulica": 1.0, "alarme": 1.0, "som": 1.0, "sensor de ré": 0.0}, {"brand": "volkswagen", "model": "gol", "version": "gol trendline 1.0 t.flex 8v 5p", "gearbox": "manual", "cartype": "hatch", "regdate": 2015, "mileage": 86000, "motorpower": "1.0", "fuel": "flex", "car_steering": "hidráulica", "carcolor": "preto", "doors": "4 portas", "financial": "ipva pago", "vidro elétrico": 1.0, "air bag": 1.0, "trava elétrica": 1.0, "ar condicionado": 1.0, "direção hidráulica": 1.0, "alarme": 1.0, "som": 1.0, "sensor de ré": 1.0}, {"brand": "volkswagen", "model": "fox", "version": "no_information", "gearbox": "manual", "cartype": "passeio", "regdate": 2015, "mileage": 79575, "motorpower": "1.0", "fuel": "flex", "car_steering": "hidráulica", "carcolor": "prata", "doors": "4 portas", "financial": "no_information", "vidro elétrico": 1.0, "air bag": 1.0, "trava elétrica": 1.0, "ar condicionado": 1.0, "direção hidráulica": 0.0, "alarme": 0.0, "som": 0.0, "sensor de ré": 0.0}]}}
